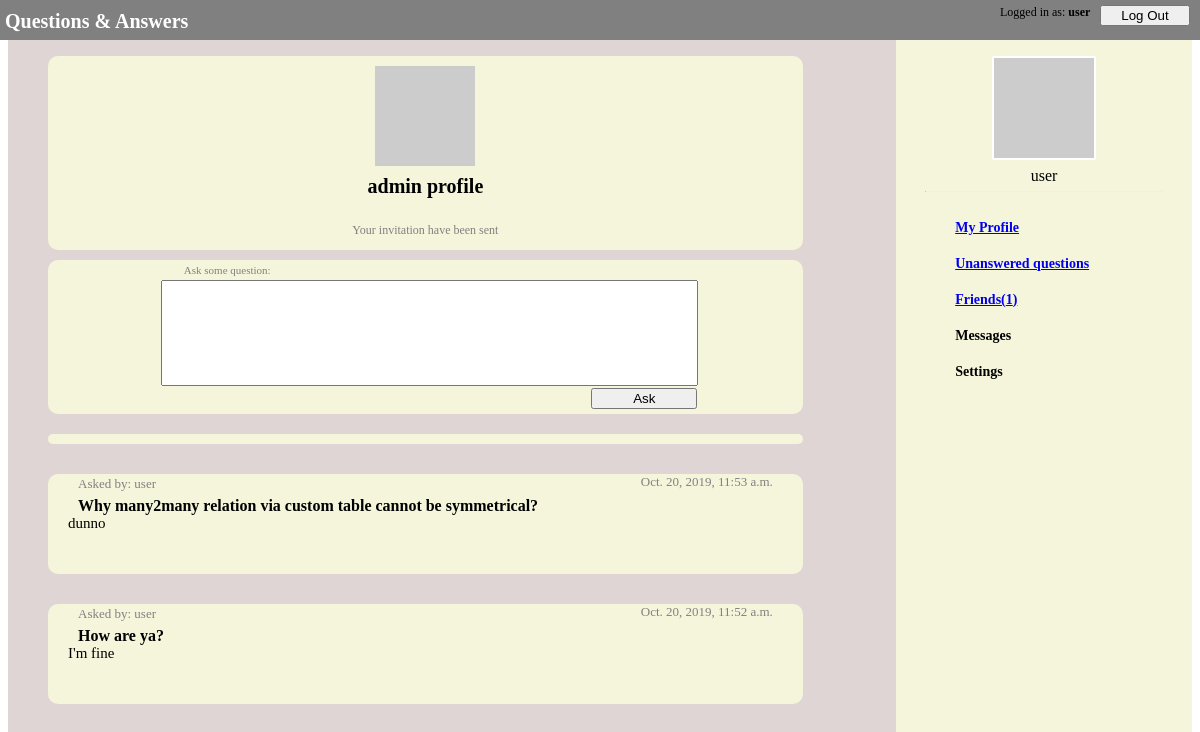
Page /ask/user/admin (signed in) on the committed database.
### ask/models.py (models this page shows)
class UserModel(AbstractUser):
    friends = models.ManyToManyField(
        'self', through='FriendsModel', symmetrical=False)

class QuestionModel(models.Model):
    owner = models.ForeignKey(
        UserModel, on_delete=models.CASCADE, related_name="questions_owner")
    asked_by = models.ForeignKey(
        UserModel, on_delete=models.PROTECT, related_name="questions_asked")
    content = models.CharField(max_length=1000)
    date = models.DateTimeField(auto_now_add=True)
    answer = models.OneToOneField(
        AnswerModel, null=True, on_delete=models.CASCADE)

class AnswerModel(models.Model):
    content = models.CharField(max_length=1000)
    date = models.DateTimeField(auto_now_add=True)

### ask/views.py (the view, shortened to what this page needs)
# urls.py: path('user/<str:username>', views.UserView.as_view(), name='user'),
class UserView(View, FormMixin, QuestionsMixIn, FriendsMixIn):
    form_class = QuestionForm
    def get(self, request, username):
        context = self.get_context(
            request.session['_auth_user_id'], username)
        return render(request, "ask/user.html", context=context)
    @QuestionsMixIn.add_num_unanswered_to_context
    @FriendsMixIn.add_num_invites_to_context
    def get_context(self, logedin_user_id, username):
        viewed_user = UserModel.objects.get(username=username)
        questions_with_answers = self.questions_with_answers(viewed_user)
        is_friend_is_accepted = self.is_friend_is_accepted(
            logedin_user_id, viewed_user)
        context = {
            'username': username,
            'questions_with_answers': questions_with_answers,
            'is_friend': is_friend_is_accepted[0],
            'accepted': is_friend_is_accepted[1],
        }
        return context
    def is_friend_is_accepted(self, logedin_user_id, viewed_user):
        logedin_user = UserModel.objects.get(pk=logedin_user_id)
        try:
            friends = FriendsModel.objects.get(
                first=logedin_user, second=viewed_user)
        except FriendsModel.DoesNotExist:
            try:
                friends = FriendsModel.objects.get(
                    first=viewed_user, second=logedin_user)
            except FriendsModel.DoesNotExist:
                return False, False
            else:
                return True, friends.accepted
        else:
            return True, friends.accepted

### ask/views.py (called while the page is built)
    def questions_with_answers(self, user):
        answered_questions = QuestionModel.objects.filter(
            owner=user).exclude(answer=None).order_by('date')[::-1]
        answers = [question.answer for question in answered_questions]
        return list(zip(answered_questions, answers))

    @staticmethod
    def add_num_unanswered_to_context(func, *args, **kwargs):
        def context_with_unanswered(self, *args, **kwargs):
            context = func(self, *args, **kwargs)
            user_id = args[0]
            context["num_unanswered"] = self.get_num_unanswered(user_id)
            return context
        return context_with_unanswered

    def get_num_unanswered(self, user_id):
        if type(user_id) == int:
            user = UserModel.objects.get(pk=user_id)
        elif type(user_id) == str:
            user = UserModel.objects.get(pk=user_id)
        else:
            user = user_id
        unanswered_questions = self.unanswered_questions(user)
        return len(unanswered_questions)

    def unanswered_questions(self, user):
        unanswered_questions = QuestionModel.objects.filter(
            owner=user).filter(answer=None)
        return unanswered_questions

    @staticmethod
    def add_num_invites_to_context(func, *args, **kwargs):
        def context_with_invites(self, *args, **kwargs):
            context = func(self, *args, **kwargs)
            user_id = args[0]
            context["num_invites"] = self.get_num_invites(user_id)
            return context
        return context_with_invites

    def get_num_invites(self, user_id):
        if type(user_id) == int:
            user = UserModel.objects.get(pk=user_id)
        elif type(user_id) == str:
            user = UserModel.objects.get(pk=user_id)
        else:
            user = user_id
        user_invites = self.user_friends(user, accepted=False)
        return len(user_invites)

    def user_friends(self, user, accepted=True):
        friends = list(user.friends.all())
        second_friends = [f.first for f in user.friends_second.all()]
        friends_accepted = [f.accepted for f in user.friendsmodel_set.all()]
        second_accepted = [f.accepted for f in user.friends_second.all()]
        friends_with_accepted = list(
            zip(friends + second_friends, friends_accepted + second_accepted))
        filtered = filter(lambda t: t[1] == accepted, friends_with_accepted)
        return [f[0] for f in filtered]

### ask/templates/ask/user.html (shortened to what this page needs)
{% extends "ask/navigation_bar.html" %}
{% load static %}
{%block styles %}
<link rel="stylesheet" type="text/css" href="{% static 'ask/navigation_bar.css' %}">
<link rel="stylesheet" type="text/css" href="{% static 'ask/questions.css' %}">
<link rel="stylesheet" type="text/css" href="{% static 'ask/user.css' %}">
{% endblock styles %}
{% block content %}
<div class="questions">
    <div class="question_user_block">
        <img src="https://via.placeholder.com/100" class="avatar">
        <p class="username">{{username}} profile</p>
        {% if not is_friend %}
        <form method="POST" class="add_to_friends_form" action="{% url 'ask:user' username %}">
            {% csrf_token %}
            <input type="submit" class="add_to_friends" value="Add to friends">
            <input type="hidden" name="action" value="add_friend" required>
        </form>
        {% else %}
        {% if not accepted %}
        <p class="sent">Your invitation have been sent</p>
        {% else %}
        <form method="POST" class="add_to_friends_form" action="{% url 'ask:user' username %}">
            {% csrf_token %}
            <input type="submit" class="add_to_friends" value="Remove from friends">
            <input type="hidden" name="action" value="remove_friend" required>
        </form>
        {% endif %}
        {% endif %}
    </div>
    {% if request.session.logged_in %}
    <div class="ask_question">
        <form method="POST" action="{% url 'ask:user' username %}">
            <a class="prompt">Ask some question:</a>
            <input type="textarea" class="question_textbox" id="question_content" name="question_content" required>
            <br>
            <input type="submit" class="question_submit" value="Ask">
        </form>
    </div>
    <div class="bar_placeholder"></div>
    {% endif %}
    <div class="questions">
        {% for question, answer in questions_with_answers %}
        <div class="question_block">
            <a class="asked_by">Asked by: {{ question.asked_by.username }}</a>
            <a class="asked_date"> {{ question.date }} </a>
            <p class="question">{{ question.content }}</p>
            <p class="answer">{{ answer.content }}</p>
        </div>
        {% endfor %}
    </div>
</div>
{% endblock content %}

### ask/static/ask/questions.css (style rules this page uses)
.questions { width: 100%; background-color: rgb(224, 213, 213); }
.question_block { display: table; background-color: beige; width: 85%; min-height: 100px; margin: 30px 40px; border-radius: 10px; overflow: auto; }
.asked_by { color: grey; margin-left: 30px; font-size: 13px; }
.asked_date { color: grey; font-size: 13px; float: right; margin-right: 30px; }
.question { font-weight: bold; font-size: 16px; margin: 5px 20px 0px 30px; }
.answer { font-size: 15px; margin: 0px 20px 10px 20px; }

### ask/static/ask/user.css (style rules this page uses)
.question_user_block { display: grid; background-color: beige; width: 85%; min-height: 20px; margin: 30px 40px 10px; border-radius: 10px; }
.avatar { margin: auto; margin-top: 10px; }
.username { font-weight: bold; font-size: 20px; vertical-align: middle; height: 10px; line-height: 10px; text-align: center; margin-top: 15px; }
.sent { font-size: 12px; text-align: center; color: grey; }
.ask_question { display: grid; background-color: beige; width: 85%; min-height: 140px; margin: 10px 40px; border-radius: 10px; }
.prompt { font-size: 11px; display: inline; margin: 5px 15% 2px 18%; color: grey; }
.question_textbox { min-height: 100px; width: 70%; margin: 2px 15% 2px 15%; }
.question_submit { width: 14%; margin: 0px 15% 5px 72%; }
.bar_placeholder { display: grid; background-color: beige; width: 85%; min-height: 10px; margin: 20px 40px; border-radius: 10px; }

### rows in the picture
UserModel: username "admin"
QuestionModel: asked_by.username "user", date "Oct. 20, 2019, 11:53 a.m.", content "Why many2many relation via custom table cannot be symmetrical?", content "dunno"
QuestionModel: asked_by.username "user", date "Oct. 20, 2019, 11:52 a.m.", content "How are ya?", content "I'm fine"

### other values in the picture
{{ request.session.username }} "user"
{{ num_invites }} "1"
